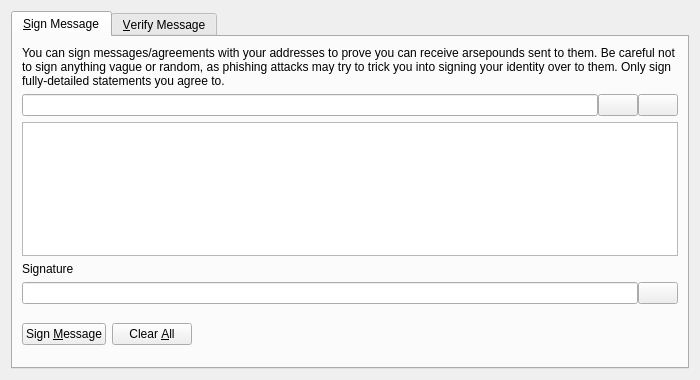
<?xml version="1.0" encoding="UTF-8"?>
<ui version="4.0">
 <class>SignVerifyMessageDialog</class>
 <widget class="QDialog" name="SignVerifyMessageDialog">
  <property name="geometry">
   <rect>
    <x>0</x>
    <y>0</y>
    <width>700</width>
    <height>380</height>
   </rect>
  </property>
  <property name="windowTitle">
   <string>Signatures - Sign / Verify a Message</string>
  </property>
  <property name="modal">
   <bool>true</bool>
  </property>
  <layout class="QVBoxLayout" name="verticalLayout">
   <item>
    <widget class="QTabWidget" name="tabWidget">
     <property name="currentIndex">
      <number>0</number>
     </property>
     <widget class="QWidget" name="tabSignMessage">
      <attribute name="title">
       <string>&amp;Sign Message</string>
      </attribute>
      <layout class="QVBoxLayout" name="verticalLayout_SM">
       <item>
        <widget class="QLabel" name="infoLabel_SM">
         <property name="text">
          <string>You can sign messages/agreements with your addresses to prove you can receive arsepounds sent to them. Be careful not to sign anything vague or random, as phishing attacks may try to trick you into signing your identity over to them. Only sign fully-detailed statements you agree to.</string>
         </property>
         <property name="textFormat">
          <enum>Qt::PlainText</enum>
         </property>
         <property name="wordWrap">
          <bool>true</bool>
         </property>
        </widget>
       </item>
       <item>
        <layout class="QHBoxLayout" name="horizontalLayout_1_SM">
         <property name="spacing">
          <number>0</number>
         </property>
         <item>
          <widget class="QValidatedLineEdit" name="addressIn_SM">
           <property name="toolTip">
            <string>The Arsepound address to sign the message with</string>
           </property>
          </widget>
         </item>
         <item>
          <widget class="QPushButton" name="addressBookButton_SM">
           <property name="toolTip">
            <string>Choose previously used address</string>
           </property>
           <property name="text">
            <string/>
           </property>
           <property name="icon">
            <iconset resource="../bitcoin.qrc">
             <normaloff>:/icons/address-book</normaloff>:/icons/address-book</iconset>
           </property>
           <property name="shortcut">
            <string>Alt+A</string>
           </property>
           <property name="autoDefault">
            <bool>false</bool>
           </property>
          </widget>
         </item>
         <item>
          <widget class="QPushButton" name="pasteButton_SM">
           <property name="toolTip">
            <string>Paste address from clipboard</string>
           </property>
           <property name="text">
            <string/>
           </property>
           <property name="icon">
            <iconset resource="../bitcoin.qrc">
             <normaloff>:/icons/editpaste</normaloff>:/icons/editpaste</iconset>
           </property>
           <property name="shortcut">
            <string>Alt+P</string>
           </property>
           <property name="autoDefault">
            <bool>false</bool>
           </property>
          </widget>
         </item>
        </layout>
       </item>
       <item>
        <widget class="QPlainTextEdit" name="messageIn_SM">
         <property name="toolTip">
          <string>Enter the message you want to sign here</string>
         </property>
        </widget>
       </item>
       <item>
        <widget class="QLabel" name="signatureLabel_SM">
         <property name="text">
          <string>Signature</string>
         </property>
         <property name="textFormat">
          <enum>Qt::PlainText</enum>
         </property>
        </widget>
       </item>
       <item>
        <layout class="QHBoxLayout" name="horizontalLayout_2_SM">
         <property name="spacing">
          <number>0</number>
         </property>
         <item>
          <widget class="QLineEdit" name="signatureOut_SM">
           <property name="font">
            <font>
             <italic>true</italic>
            </font>
           </property>
           <property name="readOnly">
            <bool>true</bool>
           </property>
          </widget>
         </item>
         <item>
          <widget class="QPushButton" name="copySignatureButton_SM">
           <property name="toolTip">
            <string>Copy the current signature to the system clipboard</string>
           </property>
           <property name="text">
            <string/>
           </property>
           <property name="icon">
            <iconset resource="../bitcoin.qrc">
             <normaloff>:/icons/editcopy</normaloff>:/icons/editcopy</iconset>
           </property>
           <property name="autoDefault">
            <bool>false</bool>
           </property>
          </widget>
         </item>
        </layout>
       </item>
       <item>
        <layout class="QHBoxLayout" name="horizontalLayout_3_SM">
         <item>
          <widget class="QPushButton" name="signMessageButton_SM">
           <property name="toolTip">
            <string>Sign the message to prove you own this Arsepound address</string>
           </property>
           <property name="text">
            <string>Sign &amp;Message</string>
           </property>
           <property name="icon">
            <iconset resource="../bitcoin.qrc">
             <normaloff>:/icons/edit</normaloff>:/icons/edit</iconset>
           </property>
           <property name="autoDefault">
            <bool>false</bool>
           </property>
          </widget>
         </item>
         <item>
          <widget class="QPushButton" name="clearButton_SM">
           <property name="toolTip">
            <string>Reset all sign message fields</string>
           </property>
           <property name="text">
            <string>Clear &amp;All</string>
           </property>
           <property name="icon">
            <iconset resource="../bitcoin.qrc">
             <normaloff>:/icons/remove</normaloff>:/icons/remove</iconset>
           </property>
           <property name="autoDefault">
            <bool>false</bool>
           </property>
          </widget>
         </item>
         <item>
          <spacer name="horizontalSpacer_1_SM">
           <property name="orientation">
            <enum>Qt::Horizontal</enum>
           </property>
           <property name="sizeHint" stdset="0">
            <size>
             <width>40</width>
             <height>48</height>
            </size>
           </property>
          </spacer>
         </item>
         <item>
          <widget class="QLabel" name="statusLabel_SM">
           <property name="font">
            <font>
             <weight>75</weight>
             <bold>true</bold>
            </font>
           </property>
           <property name="text">
            <string/>
           </property>
           <property name="wordWrap">
            <bool>true</bool>
           </property>
          </widget>
         </item>
         <item>
          <spacer name="horizontalSpacer_2_SM">
           <property name="orientation">
            <enum>Qt::Horizontal</enum>
           </property>
           <property name="sizeHint" stdset="0">
            <size>
             <width>40</width>
             <height>48</height>
            </size>
           </property>
          </spacer>
         </item>
        </layout>
       </item>
      </layout>
     </widget>
     <widget class="QWidget" name="tabVerifyMessage">
      <attribute name="title">
       <string>&amp;Verify Message</string>
      </attribute>
      <layout class="QVBoxLayout" name="verticalLayout_VM">
       <item>
        <widget class="QLabel" name="infoLabel_VM">
         <property name="text">
          <string>Enter the receiver's address, message (ensure you copy line breaks, spaces, tabs, etc. exactly) and signature below to verify the message. Be careful not to read more into the signature than what is in the signed message itself, to avoid being tricked by a man-in-the-middle attack. Note that this only proves the signing party receives with the address, it cannot prove sendership of any transaction!</string>
         </property>
         <property name="textFormat">
          <enum>Qt::PlainText</enum>
         </property>
         <property name="alignment">
          <set>Qt::AlignLeading|Qt::AlignLeft|Qt::AlignTop</set>
         </property>
         <property name="wordWrap">
          <bool>true</bool>
         </property>
        </widget>
       </item>
       <item>
        <layout class="QHBoxLayout" name="horizontalLayout_1_VM">
         <property name="spacing">
          <number>0</number>
         </property>
         <item>
          <widget class="QValidatedLineEdit" name="addressIn_VM">
           <property name="toolTip">
            <string>The Arsepound address the message was signed with</string>
           </property>
          </widget>
         </item>
         <item>
          <widget class="QPushButton" name="addressBookButton_VM">
           <property name="toolTip">
            <string>Choose previously used address</string>
           </property>
           <property name="text">
            <string/>
           </property>
           <property name="icon">
            <iconset resource="../bitcoin.qrc">
             <normaloff>:/icons/address-book</normaloff>:/icons/address-book</iconset>
           </property>
           <property name="shortcut">
            <string>Alt+A</string>
           </property>
           <property name="autoDefault">
            <bool>false</bool>
           </property>
          </widget>
         </item>
        </layout>
       </item>
       <item>
        <widget class="QPlainTextEdit" name="messageIn_VM"/>
       </item>
       <item>
        <widget class="QValidatedLineEdit" name="signatureIn_VM"/>
       </item>
       <item>
        <layout class="QHBoxLayout" name="horizontalLayout_2_VM">
         <item>
          <widget class="QPushButton" name="verifyMessageButton_VM">
           <property name="toolTip">
            <string>Verify the message to ensure it was signed with the specified Arsepound address</string>
           </property>
           <property name="text">
            <string>Verify &amp;Message</string>
           </property>
           <property name="icon">
            <iconset resource="../bitcoin.qrc">
             <normaloff>:/icons/transaction_0</normaloff>:/icons/transaction_0</iconset>
           </property>
           <property name="autoDefault">
            <bool>false</bool>
           </property>
          </widget>
         </item>
         <item>
          <widget class="QPushButton" name="clearButton_VM">
           <property name="toolTip">
            <string>Reset all verify message fields</string>
           </property>
           <property name="text">
            <string>Clear &amp;All</string>
           </property>
           <property name="icon">
            <iconset resource="../bitcoin.qrc">
             <normaloff>:/icons/remove</normaloff>:/icons/remove</iconset>
           </property>
           <property name="autoDefault">
            <bool>false</bool>
           </property>
          </widget>
         </item>
         <item>
          <spacer name="horizontalSpacer_1_VM">
           <property name="orientation">
            <enum>Qt::Horizontal</enum>
           </property>
           <property name="sizeHint" stdset="0">
            <size>
             <width>40</width>
             <height>48</height>
            </size>
           </property>
          </spacer>
         </item>
         <item>
          <widget class="QLabel" name="statusLabel_VM">
           <property name="font">
            <font>
             <weight>75</weight>
             <bold>true</bold>
            </font>
           </property>
           <property name="text">
            <string/>
           </property>
           <property name="wordWrap">
            <bool>true</bool>
           </property>
          </widget>
         </item>
         <item>
          <spacer name="horizontalSpacer_2_VM">
           <property name="orientation">
            <enum>Qt::Horizontal</enum>
           </property>
           <property name="sizeHint" stdset="0">
            <size>
             <width>40</width>
             <height>48</height>
            </size>
           </property>
          </spacer>
         </item>
        </layout>
       </item>
      </layout>
     </widget>
    </widget>
   </item>
  </layout>
 </widget>
 <customwidgets>
  <customwidget>
   <class>QValidatedLineEdit</class>
   <extends>QLineEdit</extends>
   <header>qt/qvalidatedlineedit.h</header>
  </customwidget>
 </customwidgets>
 <resources>
  <include location="../bitcoin.qrc"/>
 </resources>
 <connections/>
</ui>
